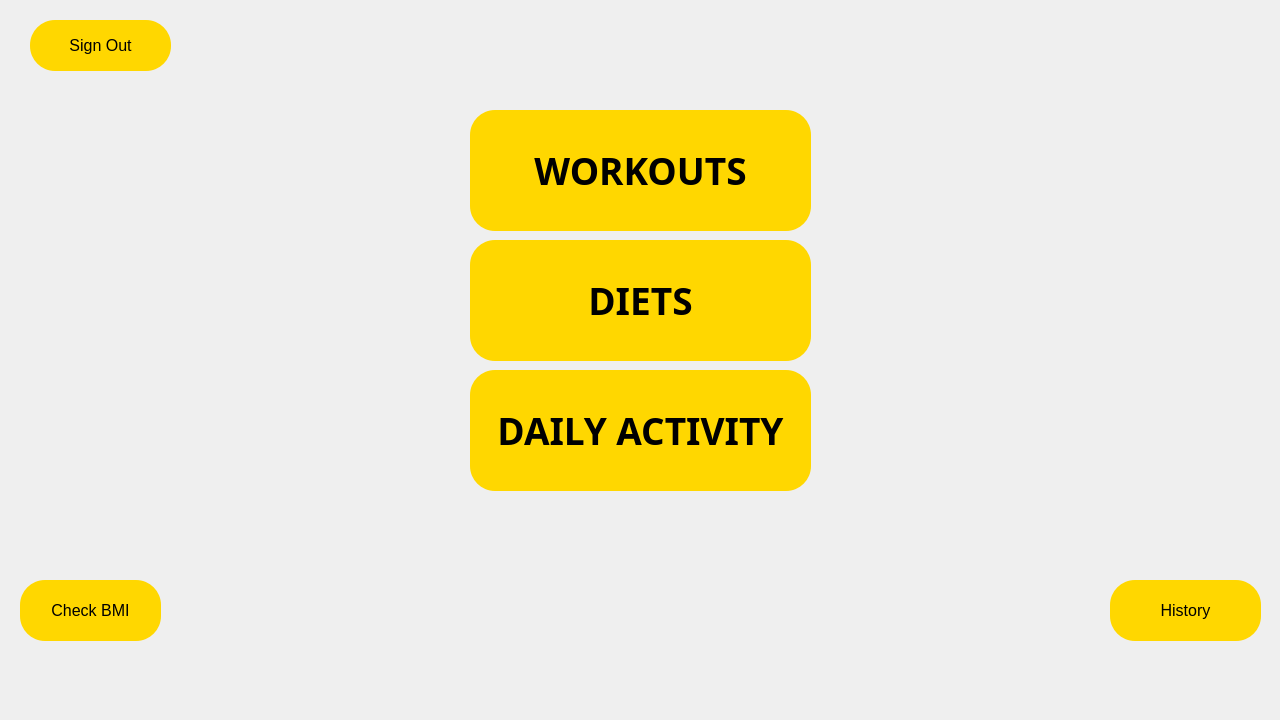
<?xml version="1.0" encoding="UTF-8"?>
<ui version="4.0">
 <class>mainmenu</class>
 <widget class="QDialog" name="mainmenu">
  <property name="geometry">
   <rect>
    <x>0</x>
    <y>0</y>
    <width>1280</width>
    <height>720</height>
   </rect>
  </property>
  <property name="windowTitle">
   <string>Dialog</string>
  </property>
  <property name="styleSheet">
   <string notr="true">#mainmenu{
border-image: url(:/images/54084.png);
}</string>
  </property>
  <widget class="QPushButton" name="workouts">
   <property name="geometry">
    <rect>
     <x>470</x>
     <y>110</y>
     <width>341</width>
     <height>121</height>
    </rect>
   </property>
   <property name="font">
    <font>
     <family>Bahnschrift SemiBold Condensed</family>
     <pointsize>28</pointsize>
     <bold>true</bold>
    </font>
   </property>
   <property name="styleSheet">
    <string notr="true">QPushButton#workouts {
    
	background-color: rgb(255, 215, 0);
	color: rgb(0, 0, 0);
 border-radius :25px solid black;
	}

	QPushButton#workouts:hover{
    background-color: rgb(0, 142, 213);
	}

QPushButton#workouts:pressed{
    background-color: rgb(0, 26, 141);
	}</string>
   </property>
   <property name="text">
    <string>WORKOUTS</string>
   </property>
  </widget>
  <widget class="QPushButton" name="dailyactivity">
   <property name="geometry">
    <rect>
     <x>470</x>
     <y>370</y>
     <width>341</width>
     <height>121</height>
    </rect>
   </property>
   <property name="font">
    <font>
     <family>Bahnschrift SemiBold Condensed</family>
     <pointsize>28</pointsize>
     <bold>true</bold>
    </font>
   </property>
   <property name="styleSheet">
    <string notr="true">QPushButton#dailyactivity {
    
	background-color: rgb(255, 215, 0);
	color: rgb(0, 0, 0);
 border-radius :25px solid black;
	}

	QPushButton#dailyactivity:hover{
    background-color: rgb(0, 142, 213);
	}

QPushButton#dailyactivity:pressed{
    background-color: rgb(0, 26, 141);
	}</string>
   </property>
   <property name="text">
    <string>DAILY ACTIVITY</string>
   </property>
  </widget>
  <widget class="QPushButton" name="diets">
   <property name="geometry">
    <rect>
     <x>470</x>
     <y>240</y>
     <width>341</width>
     <height>121</height>
    </rect>
   </property>
   <property name="font">
    <font>
     <family>Bahnschrift SemiBold Condensed</family>
     <pointsize>28</pointsize>
     <bold>true</bold>
    </font>
   </property>
   <property name="styleSheet">
    <string notr="true">QPushButton#diets {
    
	background-color: rgb(255, 215, 0);
	color: rgb(0, 0, 0);
 border-radius :25px solid black;
	}

	QPushButton#diets:hover{
    background-color: rgb(0, 142, 213);
	}

QPushButton#diets:pressed{
    background-color: rgb(0, 26, 141);
	}</string>
   </property>
   <property name="text">
    <string>DIETS</string>
   </property>
  </widget>
  <widget class="QPushButton" name="historybutton">
   <property name="geometry">
    <rect>
     <x>1110</x>
     <y>580</y>
     <width>151</width>
     <height>61</height>
    </rect>
   </property>
   <property name="font">
    <font>
     <pointsize>12</pointsize>
    </font>
   </property>
   <property name="styleSheet">
    <string notr="true">QPushButton#historybutton {
    
	background-color: rgb(255, 215, 0);
	color: rgb(0, 0, 0);
 border-radius :25px solid black;
	}

	QPushButton#historybutton:hover{
    background-color: rgb(0, 142, 213);
	}

QPushButton#historybutton:pressed{
    background-color: rgb(0, 26, 141);
	}</string>
   </property>
   <property name="text">
    <string>History</string>
   </property>
  </widget>
  <widget class="QPushButton" name="signoutbutton">
   <property name="geometry">
    <rect>
     <x>30</x>
     <y>20</y>
     <width>141</width>
     <height>51</height>
    </rect>
   </property>
   <property name="font">
    <font>
     <pointsize>12</pointsize>
    </font>
   </property>
   <property name="styleSheet">
    <string notr="true">QPushButton#signoutbutton {
    
	background-color: rgb(255, 215, 0);
	color: rgb(0, 0, 0);
 border-radius :25px solid black;
	}

	QPushButton#signoutbutton:hover{
    background-color: rgb(0, 142, 213);
	}

QPushButton#signoutbutton:pressed{
    background-color: rgb(0, 26, 141);
	}</string>
   </property>
   <property name="text">
    <string>Sign Out</string>
   </property>
  </widget>
  <widget class="QPushButton" name="checkbmibutton">
   <property name="geometry">
    <rect>
     <x>20</x>
     <y>580</y>
     <width>141</width>
     <height>61</height>
    </rect>
   </property>
   <property name="font">
    <font>
     <pointsize>12</pointsize>
    </font>
   </property>
   <property name="styleSheet">
    <string notr="true">QPushButton#checkbmibutton {
    
	background-color: rgb(255, 215, 0);
	color: rgb(0, 0, 0);
 border-radius :25px solid black;
	}

	QPushButton#checkbmibutton:hover{
    background-color: rgb(0, 142, 213);
	}

QPushButton#checkbmibutton:pressed{
    background-color: rgb(0, 26, 141);
	}</string>
   </property>
   <property name="text">
    <string>Check BMI</string>
   </property>
  </widget>
 </widget>
 <resources/>
 <connections/>
</ui>
